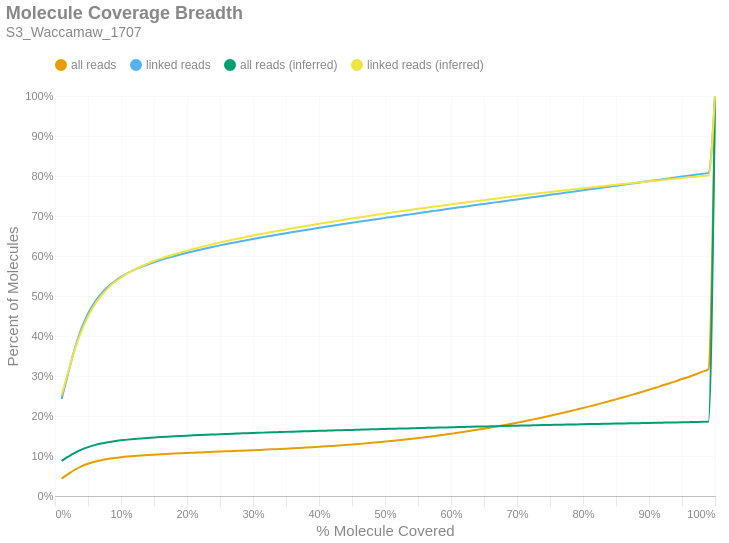

Source (notebook cell):
### Markdown cell above
### Molecule Read Coverage
This chart shows molecule coverage breadth as computed by the number of bases aligned to that molecule. In other words, "*how much of each unique long molecule is actually sequenced/aligned?*" Keep in mind there is a distinction between sequences and alignments, since some sequences belonging to a particular molecule may not align well and wouldn't appear in the alignment data. This chart also shows molecule coverage breadth as computed by the *inferred fragment* from which the aligned sequences originate. Unlike read coverage, this calculation takes into account the total insert size, including unsequenced gaps between the forward and reverse reads. Like the previous figures, these are cumulative percents.

### Code cell
if SKIPLR:
    print_html(f"Skipped")
else:
    binned_df = consolidated_hist(valids['coverage_bp'], mask, 0.01, True)
    binned_df_inf = consolidated_hist(valids['coverage_inserts'], mask, 0.01, True)
    binned_df = binned_df.with_columns(pl.lit(binned_df_inf['all reads (cumsum)']).alias('all reads (inferred)'))
    binned_df = binned_df.with_columns(pl.lit(binned_df_inf['linked reads (cumsum)']).alias('linked reads (inferred)'))
    binned_df = binned_df.with_columns(
        (pl.col('bin').cast(pl.Float64) + 0.01).alias('right_edge')
    )

    with SafeRender(binned_df):
        (
            density_plot(binned_df, 'Molecule Coverage Breadth', samplename, 'molcov', ['all reads (inferred)','linked reads (inferred)'])
            .encode(
                #x=alt.X('bin:Q', title="% Molecule Covered").axis(format = '%').scale(padding=0),
                x=alt.X('right_edge:Q', title="% Molecule Covered").axis(format='%').scale(padding=0),
                y=alt.Y('value:Q', title='Percent of Molecules')
                    .axis(format='%')
                    .stack(False)
                    .scale(domainMin=0, padding=0),
                color=alt.Color("key:N").scale(domain = ["all reads", "linked reads", "all reads (inferred)", "linked reads (inferred)"]),
                tooltip = [
                    alt.Tooltip("key:N", title = "Data Type"),
                    alt.Tooltip("range_label:N", title="% Molecule Covered"),
                    alt.Tooltip("value:Q", format = ".2%", title="% Molecules")
                ]
            )
        ).display()

### Figure 1 — Vega-Lite specification as saved in the notebook (floating-point values rounded to 4 significant figures)
{"width": "container", "height": 400, "config": {"title": {"anchor": "start", "dy": -15, "fontSize": 18, "color": "#888888", "subtitleColor": "#888888", "subtitleFontSize": 14}, "arc": {"fill": "#0072B2"}, "axis": {"domainColor": "#888888", "domainWidth": 0.5, "gridWidth": 0.2, "grid": false, "titleFontWeight": 400, "titleFontSize": 15, "labelFontSize": 11, "labelColor": "#888888", "tickColor": "#888888", "tickWidth": 0.2, "titleColor": "#888888"}, "axisBand": {"grid": false}, "axisX": {"grid": true, "tickSize": 10, "domainCap": "round"}, "axisY": {"domain": false, "grid": true, "tickSize": 0, "domainCap": "round"}, "background": "transparent", "header": {"labelFontSize": 15, "labelColor": "#888888", "titleFontSize": 15, "titleFontWeight": 600, "titleColor": "#888888"}, "legend": {"labelFont": "sans-serif", "labelFontSize": 12, "labelColor": "#888888", "symbolSize": 100, "symbolType": "circle", "titleFontSize": 12, "titlePadding": 10, "titleColor": "#888888", "title": null, "orient": "top"}, "range": {"category": ["#E69F00", "#56B4E9", "#009E73", "#F0E442", "#0072B2", "#D55E00", "#CC79A7", "#000000"], "diverging": ["#cfe8f3", "#a2d4ec", "#73bfe2", "#46abdb", "#1696d2", "#12719e"]}, "area": {"fill": "#0072B2", "fillOpacity": 0.7, "line": true, "strokeOpacity": 0.7}, "line": {"color": "#0072B2", "stroke": "#0072B2", "strokeWidth": 2}, "trail": {"color": "#0072B2", "stroke": "#0072B2", "strokeWidth": 0, "size": 1}, "point": {"filled": true, "fillOpacity": 1.0, "size": 95}, "text": {"color": "#888888", "fontSize": 11, "align": "right", "fontWeight": 400, "size": 11}, "bar": {"fill": "#0072B2", "stroke": null}, "view": {"stroke": null, "continuousWidth": 660, "continuousHeight": 400}}, "data": {"name": "data-7e1676c28aca45a4f2113d52ffb930fe"}, "mark": {"type": "line", "interpolate": "monotone", "point": {"opacity": 0, "size": 275}}, "encoding": {"color": {"field": "key", "scale": {"domain": ["all reads", "linked reads", "all reads (inferred)", "linked reads (inferred)"]}, "type": "nominal"}, "tooltip": [{"field": "key", "title": "Data Type", "type": "nominal"}, {"field": "range_label", "title": "% Molecule Covered", "type": "nominal"}, {"field": "value", "format": ".2%", "title": "% Molecules", "type": "quantitative"}], "x": {"axis": {"format": "%"}, "field": "right_edge", "scale": {"padding": 0}, "title": "% Molecule Covered", "type": "quantitative"}, "y": {"axis": {"format": "%"}, "field": "value", "scale": {"domainMin": 0, "padding": 0}, "stack": false, "title": "Percent of Molecules", "type": "quantitative"}}, "params": [{"name": "param_c36ac31b6afebe62", "select": {"type": "point", "fields": ["key"]}, "bind": "legend"}], "title": {"text": "Molecule Coverage Breadth", "subtitle": "S3_Waccamaw_1707"}, "transform": [{"fold": ["all reads (cumsum)", "linked reads (cumsum)", "all reads (inferred)", "linked reads (inferred)"]}, {"calculate": "replace(datum.key, ' (cumsum)', '')", "as": "key"}, {"filter": {"param": "param_c36ac31b6afebe62"}}], "usermeta": {"embedOptions": {"downloadFileName": "S3_Waccamaw_1707.molcov"}}, "$schema": "https://vega.github.io/schema/vega-lite/v6.1.0.json", "datasets": {"data-7e1676c28aca45a4f2113d52ffb930fe": [{"bin": "0.0", "interval": "0.0-0.01", "all reads": 0.04354, "linked reads": 0.2423, "all reads (cumsum)": 0.04354, "linked reads (cumsum)": 0.2423, "range_label": "0.0-0.01", "all reads (inferred)": 0.08798, "linked reads (inferred)": 0.2517, "right_edge": 0.01}, {"bin": "0.01", "interval": "0.01-0.02", "all reads": 0.01133, "linked reads": 0.06477, "all reads (cumsum)": 0.05487, "linked reads (cumsum)": 0.3071, "range_label": "0.01-0.02", "all reads (inferred)": 0.09822, "linked reads (inferred)": 0.3105, "right_edge": 0.02}, {"bin": "0.02", "interval": "0.02-0.03", "all reads": 0.01073, "linked reads": 0.06171, "all reads (cumsum)": 0.06559, "linked reads (cumsum)": 0.3688, "range_label": "0.02-0.03", "all reads (inferred)": 0.1078, "linked reads (inferred)": 0.3661, "right_edge": 0.03}, {"bin": "0.03", "interval": "0.03-0.04", "all reads": 0.008648, "linked reads": 0.04975, "all reads (cumsum)": 0.07424, "linked reads (cumsum)": 0.4186, "range_label": "0.03-0.04", "all reads (inferred)": 0.1158, "linked reads (inferred)": 0.4124, "right_edge": 0.04}, {"bin": "0.04", "interval": "0.04-0.05", "all reads": 0.006517, "linked reads": 0.03744, "all reads (cumsum)": 0.08076, "linked reads (cumsum)": 0.456, "range_label": "0.04-0.05", "all reads (inferred)": 0.1222, "linked reads (inferred)": 0.449, "right_edge": 0.05}, {"bin": "0.05", "interval": "0.05-0.06", "all reads": 0.004943, "linked reads": 0.02838, "all reads (cumsum)": 0.0857, "linked reads (cumsum)": 0.4844, "range_label": "0.05-0.06", "all reads (inferred)": 0.1272, "linked reads (inferred)": 0.4779, "right_edge": 0.06}, {"bin": "0.06", "interval": "0.06-0.07", "all reads": 0.003784, "linked reads": 0.02168, "all reads (cumsum)": 0.08949, "linked reads (cumsum)": 0.5061, "range_label": "0.06-0.07", "all reads (inferred)": 0.1312, "linked reads (inferred)": 0.5006, "right_edge": 0.07}, {"bin": "0.07", "interval": "0.07-0.08", "all reads": 0.002974, "linked reads": 0.01701, "all reads (cumsum)": 0.09246, "linked reads (cumsum)": 0.5231, "range_label": "0.07-0.08", "all reads (inferred)": 0.1344, "linked reads (inferred)": 0.5191, "right_edge": 0.08}, {"bin": "0.08", "interval": "0.08-0.09", "all reads": 0.002346, "linked reads": 0.01337, "all reads (cumsum)": 0.09481, "linked reads (cumsum)": 0.5364, "range_label": "0.08-0.09", "all reads (inferred)": 0.137, "linked reads (inferred)": 0.5342, "right_edge": 0.09}, {"bin": "0.09", "interval": "0.09-0.1", "all reads": 0.001992, "linked reads": 0.01131, "all reads (cumsum)": 0.0968, "linked reads (cumsum)": 0.5477, "range_label": "0.09-0.1", "all reads (inferred)": 0.1391, "linked reads (inferred)": 0.5463, "right_edge": 0.1}, {"bin": "0.1", "interval": "0.1-0.11", "all reads": 0.001667, "linked reads": 0.009457, "all reads (cumsum)": 0.09847, "linked reads (cumsum)": 0.5572, "range_label": "0.1-0.11", "all reads (inferred)": 0.141, "linked reads (inferred)": 0.5568, "right_edge": 0.11}, {"bin": "0.11", "interval": "0.11-0.12", "all reads": 0.00145, "linked reads": 0.008187, "all reads (cumsum)": 0.09992, "linked reads (cumsum)": 0.5654, "range_label": "0.11-0.12", "all reads (inferred)": 0.1425, "linked reads (inferred)": 0.5659, "right_edge": 0.12}, {"bin": "0.12", "interval": "0.12-0.13", "all reads": 0.001246, "linked reads": 0.007024, "all reads (cumsum)": 0.1012, "linked reads (cumsum)": 0.5724, "range_label": "0.12-0.13", "all reads (inferred)": 0.1439, "linked reads (inferred)": 0.5738, "right_edge": 0.13}, {"bin": "0.13", "interval": "0.13-0.14", "all reads": 0.001135, "linked reads": 0.006368, "all reads (cumsum)": 0.1023, "linked reads (cumsum)": 0.5788, "range_label": "0.13-0.14", "all reads (inferred)": 0.1452, "linked reads (inferred)": 0.581, "right_edge": 0.14}, {"bin": "0.14", "interval": "0.14-0.15", "all reads": 0.00103, "linked reads": 0.00576, "all reads (cumsum)": 0.1033, "linked reads (cumsum)": 0.5845, "range_label": "0.14-0.15", "all reads (inferred)": 0.1463, "linked reads (inferred)": 0.5874, "right_edge": 0.15}, {"bin": "0.15", "interval": "0.15-0.16", "all reads": 0.0009766, "linked reads": 0.005435, "all reads (cumsum)": 0.1043, "linked reads (cumsum)": 0.59, "range_label": "0.15-0.16", "all reads (inferred)": 0.1474, "linked reads (inferred)": 0.5934, "right_edge": 0.16}, {"bin": "0.16", "interval": "0.16-0.17", "all reads": 0.0008773, "linked reads": 0.004845, "all reads (cumsum)": 0.1052, "linked reads (cumsum)": 0.5948, "range_label": "0.16-0.17", "all reads (inferred)": 0.1483, "linked reads (inferred)": 0.5988, "right_edge": 0.17}, {"bin": "0.17", "interval": "0.17-0.18", "all reads": 0.0008422, "linked reads": 0.004631, "all reads (cumsum)": 0.106, "linked reads (cumsum)": 0.5995, "range_label": "0.17-0.18", "all reads (inferred)": 0.1492, "linked reads (inferred)": 0.6039, "right_edge": 0.18}, {"bin": "0.18", "interval": "0.18-0.19", "all reads": 0.0007908, "linked reads": 0.004312, "all reads (cumsum)": 0.1068, "linked reads (cumsum)": 0.6038, "range_label": "0.18-0.19", "all reads (inferred)": 0.1501, "linked reads (inferred)": 0.6088, "right_edge": 0.19}, {"bin": "0.19", "interval": "0.19-0.2", "all reads": 0.0007684, "linked reads": 0.004206, "all reads (cumsum)": 0.1076, "linked reads (cumsum)": 0.608, "range_label": "0.19-0.2", "all reads (inferred)": 0.1509, "linked reads (inferred)": 0.6134, "right_edge": 0.2}, {"bin": "0.2", "interval": "0.2-0.21", "all reads": 0.0007273, "linked reads": 0.003931, "all reads (cumsum)": 0.1083, "linked reads (cumsum)": 0.6119, "range_label": "0.2-0.21", "all reads (inferred)": 0.1517, "linked reads (inferred)": 0.6178, "right_edge": 0.21}, {"bin": "0.21", "interval": "0.21-0.22", "all reads": 0.0007259, "linked reads": 0.003911, "all reads (cumsum)": 0.109, "linked reads (cumsum)": 0.6158, "range_label": "0.21-0.22", "all reads (inferred)": 0.1524, "linked reads (inferred)": 0.622, "right_edge": 0.22}, {"bin": "0.22", "interval": "0.22-0.23", "all reads": 0.0006843, "linked reads": 0.00365, "all reads (cumsum)": 0.1097, "linked reads (cumsum)": 0.6195, "range_label": "0.22-0.23", "all reads (inferred)": 0.1531, "linked reads (inferred)": 0.626, "right_edge": 0.23}, {"bin": "0.23", "interval": "0.23-0.24", "all reads": 0.0006922, "linked reads": 0.00359, "all reads (cumsum)": 0.1104, "linked reads (cumsum)": 0.6231, "range_label": "0.23-0.24", "all reads (inferred)": 0.1538, "linked reads (inferred)": 0.6299, "right_edge": 0.24}, {"bin": "0.24", "interval": "0.24-0.25", "all reads": 0.0006801, "linked reads": 0.003531, "all reads (cumsum)": 0.1111, "linked reads (cumsum)": 0.6266, "range_label": "0.24-0.25", "all reads (inferred)": 0.1545, "linked reads (inferred)": 0.6337, "right_edge": 0.25}, {"bin": "0.25", "interval": "0.25-0.26", "all reads": 0.0006649, "linked reads": 0.003387, "all reads (cumsum)": 0.1118, "linked reads (cumsum)": 0.63, "range_label": "0.25-0.26", "all reads (inferred)": 0.1551, "linked reads (inferred)": 0.6374, "right_edge": 0.26}, {"bin": "0.26", "interval": "0.26-0.27", "all reads": 0.0006383, "linked reads": 0.003159, "all reads (cumsum)": 0.1124, "linked reads (cumsum)": 0.6331, "range_label": "0.26-0.27", "all reads (inferred)": 0.1558, "linked reads (inferred)": 0.6409, "right_edge": 0.27}, {"bin": "0.27", "interval": "0.27-0.28", "all reads": 0.0006749, "linked reads": 0.003232, "all reads (cumsum)": 0.1131, "linked reads (cumsum)": 0.6364, "range_label": "0.27-0.28", "all reads (inferred)": 0.1564, "linked reads (inferred)": 0.6444, "right_edge": 0.28}, {"bin": "0.28", "interval": "0.28-0.29", "all reads": 0.0006781, "linked reads": 0.003112, "all reads (cumsum)": 0.1137, "linked reads (cumsum)": 0.6395, "range_label": "0.28-0.29", "all reads (inferred)": 0.157, "linked reads (inferred)": 0.6479, "right_edge": 0.29}, {"bin": "0.29", "interval": "0.29-0.3", "all reads": 0.0007089, "linked reads": 0.003055, "all reads (cumsum)": 0.1145, "linked reads (cumsum)": 0.6425, "range_label": "0.29-0.3", "all reads (inferred)": 0.1576, "linked reads (inferred)": 0.6513, "right_edge": 0.3}, {"bin": "0.3", "interval": "0.3-0.31", "all reads": 0.0007302, "linked reads": 0.003021, "all reads (cumsum)": 0.1152, "linked reads (cumsum)": 0.6456, "range_label": "0.3-0.31", "all reads (inferred)": 0.1582, "linked reads (inferred)": 0.6543, "right_edge": 0.31}, {"bin": "0.31", "interval": "0.31-0.32", "all reads": 0.0007637, "linked reads": 0.00297, "all reads (cumsum)": 0.116, "linked reads (cumsum)": 0.6485, "range_label": "0.31-0.32", "all reads (inferred)": 0.1587, "linked reads (inferred)": 0.6574, "right_edge": 0.32}, {"bin": "0.32", "interval": "0.32-0.33", "all reads": 0.000785, "linked reads": 0.002947, "all reads (cumsum)": 0.1167, "linked reads (cumsum)": 0.6515, "range_label": "0.32-0.33", "all reads (inferred)": 0.1593, "linked reads (inferred)": 0.6604, "right_edge": 0.33}, {"bin": "0.33", "interval": "0.33-0.34", "all reads": 0.0007946, "linked reads": 0.002762, "all reads (cumsum)": 0.1175, "linked reads (cumsum)": 0.6542, "range_label": "0.33-0.34", "all reads (inferred)": 0.1598, "linked reads (inferred)": 0.6633, "right_edge": 0.34}, {"bin": "0.34", "interval": "0.34-0.35", "all reads": 0.0008353, "linked reads": 0.002766, "all reads (cumsum)": 0.1184, "linked reads (cumsum)": 0.657, "range_label": "0.34-0.35", "all reads (inferred)": 0.1603, "linked reads (inferred)": 0.6663, "right_edge": 0.35}, {"bin": "0.35", "interval": "0.35-0.36", "all reads": 0.0008722, "linked reads": 0.002813, "all reads (cumsum)": 0.1192, "linked reads (cumsum)": 0.6598, "range_label": "0.35-0.36", "all reads (inferred)": 0.1609, "linked reads (inferred)": 0.6693, "right_edge": 0.36}, {"bin": "0.36", "interval": "0.36-0.37", "all reads": 0.0008937, "linked reads": 0.002646, "all reads (cumsum)": 0.1201, "linked reads (cumsum)": 0.6625, "range_label": "0.36-0.37", "all reads (inferred)": 0.1614, "linked reads (inferred)": 0.6721, "right_edge": 0.37}, {"bin": "0.37", "interval": "0.37-0.38", "all reads": 0.0009236, "linked reads": 0.002584, "all reads (cumsum)": 0.1211, "linked reads (cumsum)": 0.665, "range_label": "0.37-0.38", "all reads (inferred)": 0.1619, "linked reads (inferred)": 0.6749, "right_edge": 0.38}, {"bin": "0.38", "interval": "0.38-0.39", "all reads": 0.0009706, "linked reads": 0.002646, "all reads (cumsum)": 0.122, "linked reads (cumsum)": 0.6677, "range_label": "0.38-0.39", "all reads (inferred)": 0.1624, "linked reads (inferred)": 0.6777, "right_edge": 0.39}, {"bin": "0.39", "interval": "0.39-0.4", "all reads": 0.001018, "linked reads": 0.002665, "all reads (cumsum)": 0.123, "linked reads (cumsum)": 0.6704, "range_label": "0.39-0.4", "all reads (inferred)": 0.1629, "linked reads (inferred)": 0.6805, "right_edge": 0.4}, {"bin": "0.4", "interval": "0.4-0.41", "all reads": 0.001049, "linked reads": 0.002521, "all reads (cumsum)": 0.1241, "linked reads (cumsum)": 0.6729, "range_label": "0.4-0.41", "all reads (inferred)": 0.1634, "linked reads (inferred)": 0.6832, "right_edge": 0.41}, {"bin": "0.41", "interval": "0.41-0.42", "all reads": 0.00111, "linked reads": 0.002593, "all reads (cumsum)": 0.1252, "linked reads (cumsum)": 0.6755, "range_label": "0.41-0.42", "all reads (inferred)": 0.1639, "linked reads (inferred)": 0.6858, "right_edge": 0.42}, {"bin": "0.42", "interval": "0.42-0.43", "all reads": 0.001164, "linked reads": 0.002511, "all reads (cumsum)": 0.1264, "linked reads (cumsum)": 0.678, "range_label": "0.42-0.43", "all reads (inferred)": 0.1643, "linked reads (inferred)": 0.6884, "right_edge": 0.43}, {"bin": "0.43", "interval": "0.43-0.44", "all reads": 0.001245, "linked reads": 0.002578, "all reads (cumsum)": 0.1276, "linked reads (cumsum)": 0.6806, "range_label": "0.43-0.44", "all reads (inferred)": 0.1648, "linked reads (inferred)": 0.6911, "right_edge": 0.44}, {"bin": "0.44", "interval": "0.44-0.45", "all reads": 0.001284, "linked reads": 0.002517, "all reads (cumsum)": 0.1289, "linked reads (cumsum)": 0.6831, "range_label": "0.44-0.45", "all reads (inferred)": 0.1653, "linked reads (inferred)": 0.6936, "right_edge": 0.45}, {"bin": "0.45", "interval": "0.45-0.46", "all reads": 0.001309, "linked reads": 0.002469, "all reads (cumsum)": 0.1302, "linked reads (cumsum)": 0.6855, "range_label": "0.45-0.46", "all reads (inferred)": 0.1657, "linked reads (inferred)": 0.6961, "right_edge": 0.46}, {"bin": "0.46", "interval": "0.46-0.47", "all reads": 0.001353, "linked reads": 0.002418, "all reads (cumsum)": 0.1316, "linked reads (cumsum)": 0.688, "range_label": "0.46-0.47", "all reads (inferred)": 0.1662, "linked reads (inferred)": 0.6987, "right_edge": 0.47}, {"bin": "0.47", "interval": "0.47-0.48", "all reads": 0.00144, "linked reads": 0.002441, "all reads (cumsum)": 0.133, "linked reads (cumsum)": 0.6904, "range_label": "0.47-0.48", "all reads (inferred)": 0.1667, "linked reads (inferred)": 0.7013, "right_edge": 0.48}, {"bin": "0.48", "interval": "0.48-0.49", "all reads": 0.001449, "linked reads": 0.002356, "all reads (cumsum)": 0.1344, "linked reads (cumsum)": 0.6928, "range_label": "0.48-0.49", "all reads (inferred)": 0.1672, "linked reads (inferred)": 0.7038, "right_edge": 0.49}, {"bin": "0.49", "interval": "0.49-0.5", "all reads": 0.001654, "linked reads": 0.002581, "all reads (cumsum)": 0.1361, "linked reads (cumsum)": 0.6953, "range_label": "0.49-0.5", "all reads (inferred)": 0.1676, "linked reads (inferred)": 0.7063, "right_edge": 0.5}, {"bin": "0.5", "interval": "0.5-0.51", "all reads": 0.001472, "linked reads": 0.002239, "all reads (cumsum)": 0.1376, "linked reads (cumsum)": 0.6976, "range_label": "0.5-0.51", "all reads (inferred)": 0.168, "linked reads (inferred)": 0.7085, "right_edge": 0.51}, {"bin": "0.51", "interval": "0.51-0.52", "all reads": 0.001732, "linked reads": 0.002366, "all reads (cumsum)": 0.1393, "linked reads (cumsum)": 0.6999, "range_label": "0.51-0.52", "all reads (inferred)": 0.1685, "linked reads (inferred)": 0.7109, "right_edge": 0.52}, {"bin": "0.52", "interval": "0.52-0.53", "all reads": 0.001762, "linked reads": 0.002342, "all reads (cumsum)": 0.1411, "linked reads (cumsum)": 0.7023, "range_label": "0.52-0.53", "all reads (inferred)": 0.1689, "linked reads (inferred)": 0.7132, "right_edge": 0.53}, {"bin": "0.53", "interval": "0.53-0.54", "all reads": 0.00186, "linked reads": 0.002419, "all reads (cumsum)": 0.1429, "linked reads (cumsum)": 0.7047, "range_label": "0.53-0.54", "all reads (inferred)": 0.1693, "linked reads (inferred)": 0.7156, "right_edge": 0.54}, {"bin": "0.54", "interval": "0.54-0.55", "all reads": 0.001895, "linked reads": 0.002274, "all reads (cumsum)": 0.1448, "linked reads (cumsum)": 0.707, "range_label": "0.54-0.55", "all reads (inferred)": 0.1698, "linked reads (inferred)": 0.7179, "right_edge": 0.55}, {"bin": "0.55", "interval": "0.55-0.56", "all reads": 0.002039, "linked reads": 0.002373, "all reads (cumsum)": 0.1469, "linked reads (cumsum)": 0.7094, "range_label": "0.55-0.56", "all reads (inferred)": 0.1702, "linked reads (inferred)": 0.7201, "right_edge": 0.56}, {"bin": "0.56", "interval": "0.56-0.57", "all reads": 0.002117, "linked reads": 0.002384, "all reads (cumsum)": 0.149, "linked reads (cumsum)": 0.7117, "range_label": "0.56-0.57", "all reads (inferred)": 0.1706, "linked reads (inferred)": 0.7223, "right_edge": 0.57}, {"bin": "0.57", "interval": "0.57-0.58", "all reads": 0.00212, "linked reads": 0.002176, "all reads (cumsum)": 0.1511, "linked reads (cumsum)": 0.7139, "range_label": "0.57-0.58", "all reads (inferred)": 0.171, "linked reads (inferred)": 0.7246, "right_edge": 0.58}, {"bin": "0.58", "interval": "0.58-0.59", "all reads": 0.002242, "linked reads": 0.002389, "all reads (cumsum)": 0.1533, "linked reads (cumsum)": 0.7163, "range_label": "0.58-0.59", "all reads (inferred)": 0.1714, "linked reads (inferred)": 0.7268, "right_edge": 0.59}, {"bin": "0.59", "interval": "0.59-0.6", "all reads": 0.002343, "linked reads": 0.002406, "all reads (cumsum)": 0.1557, "linked reads (cumsum)": 0.7187, "range_label": "0.59-0.6", "all reads (inferred)": 0.1719, "linked reads (inferred)": 0.7291, "right_edge": 0.6}, {"bin": "0.6", "interval": "0.6-0.61", "all reads": 0.002315, "linked reads": 0.002334, "all reads (cumsum)": 0.158, "linked reads (cumsum)": 0.721, "range_label": "0.6-0.61", "all reads (inferred)": 0.1723, "linked reads (inferred)": 0.7312, "right_edge": 0.61}, {"bin": "0.61", "interval": "0.61-0.62", "all reads": 0.002465, "linked reads": 0.002291, "all reads (cumsum)": 0.1605, "linked reads (cumsum)": 0.7233, "range_label": "0.61-0.62", "all reads (inferred)": 0.1727, "linked reads (inferred)": 0.7333, "right_edge": 0.62}, {"bin": "0.62", "interval": "0.62-0.63", "all reads": 0.002545, "linked reads": 0.002255, "all reads (cumsum)": 0.163, "linked reads (cumsum)": 0.7256, "range_label": "0.62-0.63", "all reads (inferred)": 0.173, "linked reads (inferred)": 0.7354, "right_edge": 0.63}, {"bin": "0.63", "interval": "0.63-0.64", "all reads": 0.002677, "linked reads": 0.002281, "all reads (cumsum)": 0.1657, "linked reads (cumsum)": 0.7279, "range_label": "0.63-0.64", "all reads (inferred)": 0.1734, "linked reads (inferred)": 0.7376, "right_edge": 0.64}, {"bin": "0.64", "interval": "0.64-0.65", "all reads": 0.002668, "linked reads": 0.002247, "all reads (cumsum)": 0.1684, "linked reads (cumsum)": 0.7301, "range_label": "0.64-0.65", "all reads (inferred)": 0.1738, "linked reads (inferred)": 0.7397, "right_edge": 0.65}, {"bin": "0.65", "interval": "0.65-0.66", "all reads": 0.002893, "linked reads": 0.002268, "all reads (cumsum)": 0.1712, "linked reads (cumsum)": 0.7324, "range_label": "0.65-0.66", "all reads (inferred)": 0.1742, "linked reads (inferred)": 0.7418, "right_edge": 0.66}, {"bin": "0.66", "interval": "0.66-0.67", "all reads": 0.002848, "linked reads": 0.0023, "all reads (cumsum)": 0.1741, "linked reads (cumsum)": 0.7347, "range_label": "0.66-0.67", "all reads (inferred)": 0.1746, "linked reads (inferred)": 0.7439, "right_edge": 0.67}, {"bin": "0.67", "interval": "0.67-0.68", "all reads": 0.002984, "linked reads": 0.002242, "all reads (cumsum)": 0.1771, "linked reads (cumsum)": 0.7369, "range_label": "0.67-0.68", "all reads (inferred)": 0.175, "linked reads (inferred)": 0.746, "right_edge": 0.68}, {"bin": "0.68", "interval": "0.68-0.69", "all reads": 0.003044, "linked reads": 0.002287, "all reads (cumsum)": 0.1801, "linked reads (cumsum)": 0.7392, "range_label": "0.68-0.69", "all reads (inferred)": 0.1754, "linked reads (inferred)": 0.7481, "right_edge": 0.69}, {"bin": "0.69", "interval": "0.69-0.7", "all reads": 0.003169, "linked reads": 0.002276, "all reads (cumsum)": 0.1833, "linked reads (cumsum)": 0.7415, "range_label": "0.69-0.7", "all reads (inferred)": 0.1758, "linked reads (inferred)": 0.7501, "right_edge": 0.7}, {"bin": "0.7", "interval": "0.7-0.71", "all reads": 0.003205, "linked reads": 0.002176, "all reads (cumsum)": 0.1865, "linked reads (cumsum)": 0.7437, "range_label": "0.7-0.71", "all reads (inferred)": 0.1762, "linked reads (inferred)": 0.7522, "right_edge": 0.71}, {"bin": "0.71", "interval": "0.71-0.72", "all reads": 0.003361, "linked reads": 0.002302, "all reads (cumsum)": 0.1899, "linked reads (cumsum)": 0.746, "range_label": "0.71-0.72", "all reads (inferred)": 0.1765, "linked reads (inferred)": 0.7542, "right_edge": 0.72}, {"bin": "0.72", "interval": "0.72-0.73", "all reads": 0.003519, "linked reads": 0.002321, "all reads (cumsum)": 0.1934, "linked reads (cumsum)": 0.7483, "range_label": "0.72-0.73", "all reads (inferred)": 0.1769, "linked reads (inferred)": 0.7562, "right_edge": 0.73}, {"bin": "0.73", "interval": "0.73-0.74", "all reads": 0.003515, "linked reads": 0.002342, "all reads (cumsum)": 0.1969, "linked reads (cumsum)": 0.7506, "range_label": "0.73-0.74", "all reads (inferred)": 0.1773, "linked reads (inferred)": 0.7581, "right_edge": 0.74}, {"bin": "0.74", "interval": "0.74-0.75", "all reads": 0.003797, "linked reads": 0.002371, "all reads (cumsum)": 0.2007, "linked reads (cumsum)": 0.753, "range_label": "0.74-0.75", "all reads (inferred)": 0.1777, "linked reads (inferred)": 0.7602, "right_edge": 0.75}, {"bin": "0.75", "interval": "0.75-0.76", "all reads": 0.003629, "linked reads": 0.002153, "all reads (cumsum)": 0.2043, "linked reads (cumsum)": 0.7552, "range_label": "0.75-0.76", "all reads (inferred)": 0.178, "linked reads (inferred)": 0.762, "right_edge": 0.76}, {"bin": "0.76", "interval": "0.76-0.77", "all reads": 0.003785, "linked reads": 0.002289, "all reads (cumsum)": 0.2081, "linked reads (cumsum)": 0.7574, "range_label": "0.76-0.77", "all reads (inferred)": 0.1784, "linked reads (inferred)": 0.7638, "right_edge": 0.77}, {"bin": "0.77", "interval": "0.77-0.78", "all reads": 0.003837, "linked reads": 0.002252, "all reads (cumsum)": 0.2119, "linked reads (cumsum)": 0.7597, "range_label": "0.77-0.78", "all reads (inferred)": 0.1787, "linked reads (inferred)": 0.7656, "right_edge": 0.78}, {"bin": "0.78", "interval": "0.78-0.79", "all reads": 0.003945, "linked reads": 0.002282, "all reads (cumsum)": 0.2159, "linked reads (cumsum)": 0.762, "range_label": "0.78-0.79", "all reads (inferred)": 0.179, "linked reads (inferred)": 0.7674, "right_edge": 0.79}, {"bin": "0.79", "interval": "0.79-0.8", "all reads": 0.004239, "linked reads": 0.002341, "all reads (cumsum)": 0.2201, "linked reads (cumsum)": 0.7643, "range_label": "0.79-0.8", "all reads (inferred)": 0.1794, "linked reads (inferred)": 0.7692, "right_edge": 0.8}, {"bin": "0.8", "interval": "0.8-0.81", "all reads": 0.003973, "linked reads": 0.002274, "all reads (cumsum)": 0.2241, "linked reads (cumsum)": 0.7666, "range_label": "0.8-0.81", "all reads (inferred)": 0.1797, "linked reads (inferred)": 0.771, "right_edge": 0.81}, {"bin": "0.81", "interval": "0.81-0.82", "all reads": 0.004224, "linked reads": 0.002265, "all reads (cumsum)": 0.2283, "linked reads (cumsum)": 0.7689, "range_label": "0.81-0.82", "all reads (inferred)": 0.18, "linked reads (inferred)": 0.7727, "right_edge": 0.82}, {"bin": "0.82", "interval": "0.82-0.83", "all reads": 0.004453, "linked reads": 0.002282, "all reads (cumsum)": 0.2328, "linked reads (cumsum)": 0.7711, "range_label": "0.82-0.83", "all reads (inferred)": 0.1804, "linked reads (inferred)": 0.7746, "right_edge": 0.83}, {"bin": "0.83", "interval": "0.83-0.84", "all reads": 0.004383, "linked reads": 0.002256, "all reads (cumsum)": 0.2372, "linked reads (cumsum)": 0.7734, "range_label": "0.83-0.84", "all reads (inferred)": 0.1807, "linked reads (inferred)": 0.7763, "right_edge": 0.84}, {"bin": "0.84", "interval": "0.84-0.85", "all reads": 0.004434, "linked reads": 0.002215, "all reads (cumsum)": 0.2416, "linked reads (cumsum)": 0.7756, "range_label": "0.84-0.85", "all reads (inferred)": 0.181, "linked reads (inferred)": 0.778, "right_edge": 0.85}, {"bin": "0.85", "interval": "0.85-0.86", "all reads": 0.004636, "linked reads": 0.002356, "all reads (cumsum)": 0.2462, "linked reads (cumsum)": 0.778, "range_label": "0.85-0.86", "all reads (inferred)": 0.1814, "linked reads (inferred)": 0.7798, "right_edge": 0.86}, {"bin": "0.86", "interval": "0.86-0.87", "all reads": 0.00466, "linked reads": 0.0023, "all reads (cumsum)": 0.2509, "linked reads (cumsum)": 0.7803, "range_label": "0.86-0.87", "all reads (inferred)": 0.1817, "linked reads (inferred)": 0.7815, "right_edge": 0.87}, {"bin": "0.87", "interval": "0.87-0.88", "all reads": 0.004852, "linked reads": 0.002338, "all reads (cumsum)": 0.2557, "linked reads (cumsum)": 0.7826, "range_label": "0.87-0.88", "all reads (inferred)": 0.182, "linked reads (inferred)": 0.7832, "right_edge": 0.88}, {"bin": "0.88", "interval": "0.88-0.89", "all reads": 0.004839, "linked reads": 0.002231, "all reads (cumsum)": 0.2606, "linked reads (cumsum)": 0.7848, "range_label": "0.88-0.89", "all reads (inferred)": 0.1823, "linked reads (inferred)": 0.7849, "right_edge": 0.89}, {"bin": "0.89", "interval": "0.89-0.9", "all reads": 0.005125, "linked reads": 0.00235, "all reads (cumsum)": 0.2657, "linked reads (cumsum)": 0.7872, "range_label": "0.89-0.9", "all reads (inferred)": 0.1827, "linked reads (inferred)": 0.7866, "right_edge": 0.9}, {"bin": "0.9", "interval": "0.9-0.91", "all reads": 0.004859, "linked reads": 0.002192, "all reads (cumsum)": 0.2706, "linked reads (cumsum)": 0.7894, "range_label": "0.9-0.91", "all reads (inferred)": 0.183, "linked reads (inferred)": 0.7883, "right_edge": 0.91}, {"bin": "0.91", "interval": "0.91-0.92", "all reads": 0.005561, "linked reads": 0.002234, "all reads (cumsum)": 0.2761, "linked reads (cumsum)": 0.7916, "range_label": "0.91-0.92", "all reads (inferred)": 0.1833, "linked reads (inferred)": 0.7899, "right_edge": 0.92}, {"bin": "0.92", "interval": "0.92-0.93", "all reads": 0.004971, "linked reads": 0.002239, "all reads (cumsum)": 0.2811, "linked reads (cumsum)": 0.7938, "range_label": "0.92-0.93", "all reads (inferred)": 0.1836, "linked reads (inferred)": 0.7916, "right_edge": 0.93}, {"bin": "0.93", "interval": "0.93-0.94", "all reads": 0.005419, "linked reads": 0.002313, "all reads (cumsum)": 0.2865, "linked reads (cumsum)": 0.7962, "range_label": "0.93-0.94", "all reads (inferred)": 0.184, "linked reads (inferred)": 0.7933, "right_edge": 0.94}, {"bin": "0.94", "interval": "0.94-0.95", "all reads": 0.00597, "linked reads": 0.002326, "all reads (cumsum)": 0.2925, "linked reads (cumsum)": 0.7985, "range_label": "0.94-0.95", "all reads (inferred)": 0.1843, "linked reads (inferred)": 0.795, "right_edge": 0.95}, {"bin": "0.95", "interval": "0.95-0.96", "all reads": 0.005118, "linked reads": 0.002347, "all reads (cumsum)": 0.2976, "linked reads (cumsum)": 0.8008, "range_label": "0.95-0.96", "all reads (inferred)": 0.1847, "linked reads (inferred)": 0.7967, "right_edge": 0.96}, {"bin": "0.96", "interval": "0.96-0.97", "all reads": 0.006018, "linked reads": 0.002281, "all reads (cumsum)": 0.3036, "linked reads (cumsum)": 0.8031, "range_label": "0.96-0.97", "all reads (inferred)": 0.185, "linked reads (inferred)": 0.7984, "right_edge": 0.97}, {"bin": "0.97", "interval": "0.97-0.98", "all reads": 0.006822, "linked reads": 0.002229, "all reads (cumsum)": 0.3104, "linked reads (cumsum)": 0.8053, "range_label": "0.97-0.98", "all reads (inferred)": 0.1854, "linked reads (inferred)": 0.8001, "right_edge": 0.98}, {"bin": "0.98", "interval": "0.98-0.99", "all reads": 0.006361, "linked reads": 0.002473, "all reads (cumsum)": 0.3168, "linked reads (cumsum)": 0.8078, "range_label": "0.98-0.99", "all reads (inferred)": 0.1858, "linked reads (inferred)": 0.801, "right_edge": 0.99}, {"bin": "0.99", "interval": "0.99-1.0", "all reads": 0.6832, "linked reads": 0.1922, "all reads (cumsum)": 1.0, "linked reads (cumsum)": 1.0, "range_label": "0.99-1.0", "all reads (inferred)": 1.0, "linked reads (inferred)": 1.0, "right_edge": 1.0}]}}
